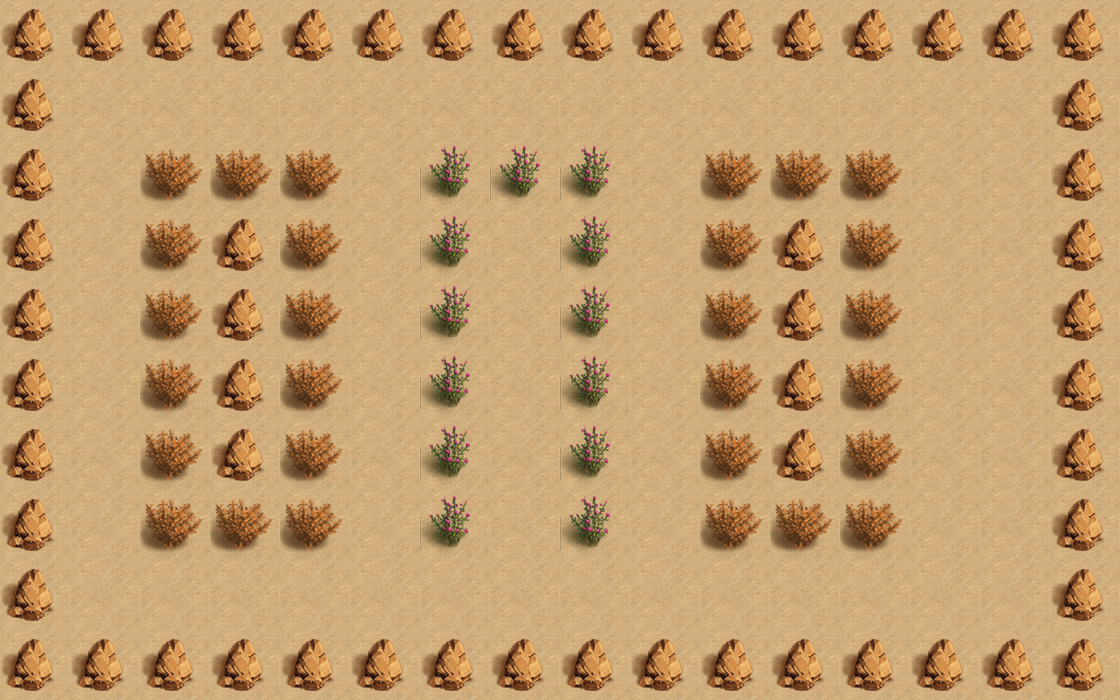

A level layout from a 2D game, rendered from its tile map. Below: a short description, then the map file with tile-grid data replaced by summaries:
An orthogonal 16x10 tile map with 70x70 px tiles, 2 tile layers (bgLayer, walkLayer) and 10 objects (2x monster_0, player, exit, key, box_1, ...).

<map version="1.0" orientation="orthogonal" renderorder="right-down" width="16" height="10" tilewidth="70" tileheight="70" nextobjectid="13">
 <tileset firstgid="1" name="map" tilewidth="70" tileheight="70" tilecount="4">
  <image source="map.png" width="140" height="140" />
 </tileset>
 <layer name="bgLayer" width="16" height="10">
  <data>[160 cells, 160 non-empty, 1 distinct tile ids]</data>
 </layer>
 <layer name="walkLayer" width="16" height="10">
  <data>[160 cells, 97 non-empty, 3 distinct tile ids]</data>
 </layer>
 <objectgroup name="object0">
  <object id="1" name="player" x="350" y="70" width="70" height="70">
   <properties>
    <property name="hp" value="330" />
   </properties>
  </object>
 </objectgroup>
 <objectgroup name="object1">
  <object id="2" name="exit" x="490" y="420" width="70" height="70" />
  <object id="3" name="key" x="70" y="560" width="70" height="70" />
 </objectgroup>
 <objectgroup name="object2">
  <object id="4" name="box_1" x="350" y="210" width="70" height="70" />
  <object id="5" name="box_2" x="980" y="280" width="70" height="70" />
  <object id="6" name="box_3" x="350" y="420" width="70" height="70" />
 </objectgroup>
 <objectgroup name="object4">
  <object id="11" name="monster_0" x="140" y="70" width="70" height="70">
   <properties>
    <property name="dirX" value="1" />
    <property name="dirY" value="0" />
    <property name="path" value="monster_0.png" />
    <property name="reverse" value="-1" />
    <property name="speed" value="100" />
   </properties>
  </object>
  <object id="12" name="monster_0" x="910" y="560" width="70" height="70">
   <properties>
    <property name="dirX" value="1" />
    <property name="dirY" value="0" />
    <property name="path" value="monster_0.png" />
    <property name="reverse" value="-1" />
    <property name="speed" value="100" />
   </properties>
  </object>
 </objectgroup>
 <objectgroup name="object5">
  <object id="9" name="transfer0_0" x="280" y="70" width="70" height="70" />
  <object id="10" name="transfer1_0" x="490" y="560" width="70" height="70" />
 </objectgroup>
</map>
